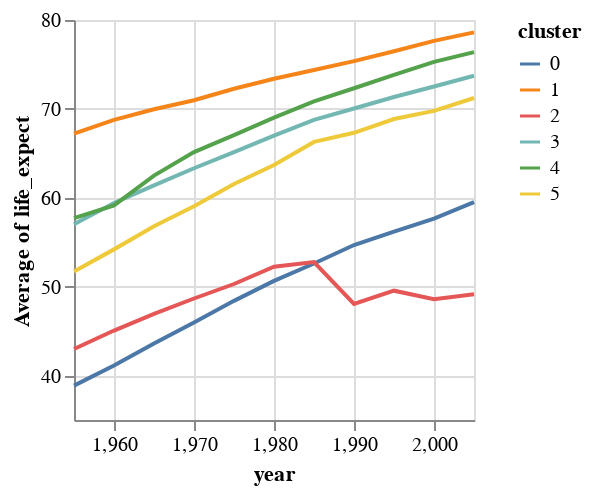

Notebook code cell kept with this figure:
### Markdown cell above
Seems like countries with a higher life expectancy tend to have fewer children.

Let's dig into life expectancy by splitting by data according to their cluster, and see how that has changed over time.

To do this, we'll use a **lineplot** showing the average life expectancy of the different country clusters (grouped by geographic region)

### Code cell
alx.lineplot(df,x='year',y='average(life_expect)', color= 'cluster')

### Figure 1 — Vega-Lite specification as saved in the notebook (floating-point values rounded to 4 significant figures; data arrays with more than 128 entries replaced by an {"elided": "..."} marker saying what was removed)
{"config": {"view": {"continuousWidth": 400, "continuousHeight": 300}}, "data": {"name": "data-5f3d0ec37b6839b50ee8c635f4d22fde"}, "mark": "line", "encoding": {"color": {"field": "cluster", "scale": {}}, "x": {"axis": {}, "field": "year", "scale": {"zero": false}, "type": "quantitative"}, "y": {"aggregate": "average", "axis": {}, "field": "life_expect", "scale": {"zero": false}, "type": "quantitative"}}, "height": 200, "width": 200, "$schema": "https://vega.github.io/schema/vega-lite/v5.2.0.json", "datasets": {"data-5f3d0ec37b6839b50ee8c635f4d22fde": {"elided": "693 records"}}}
